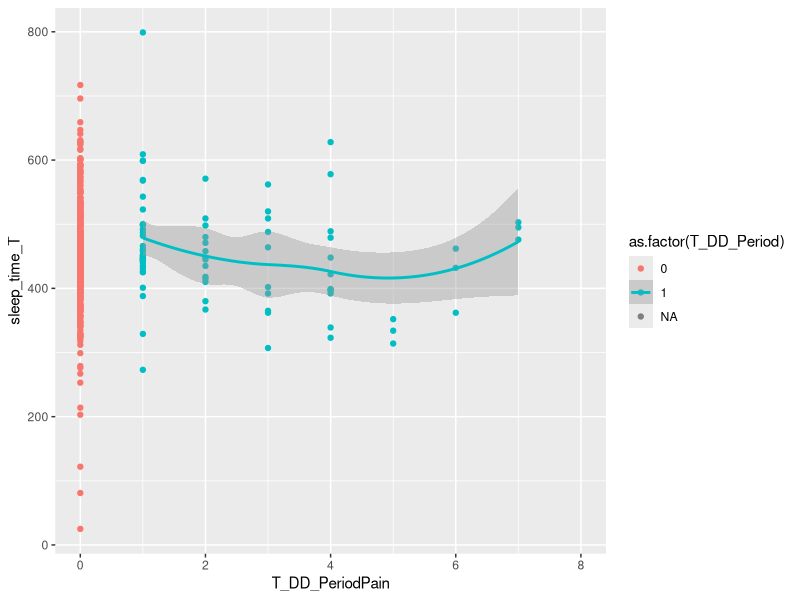
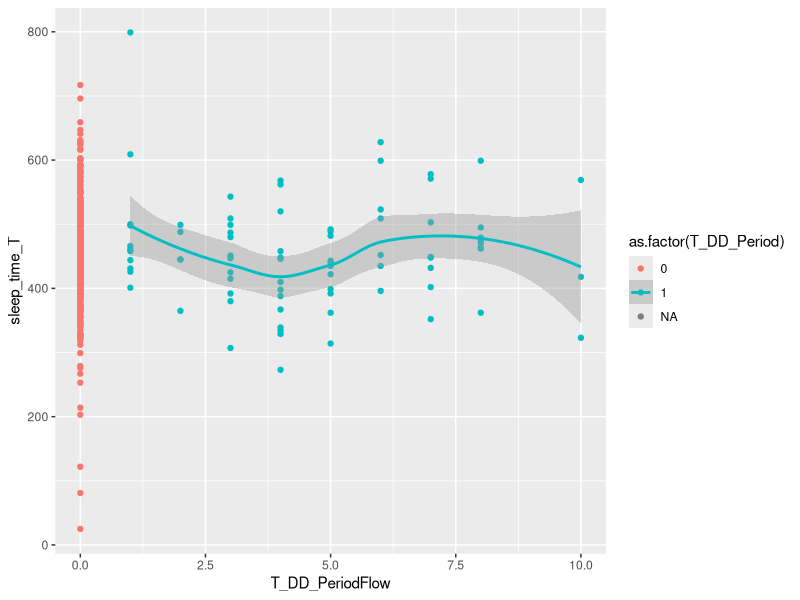
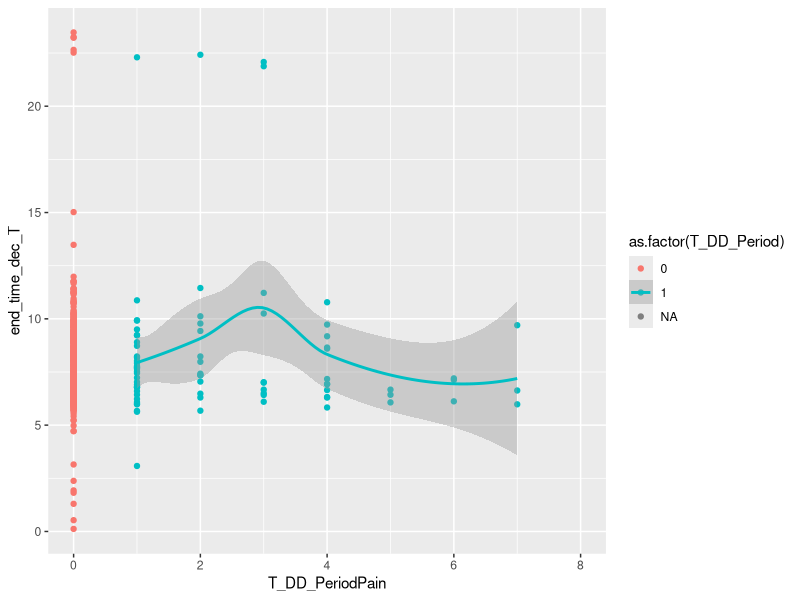
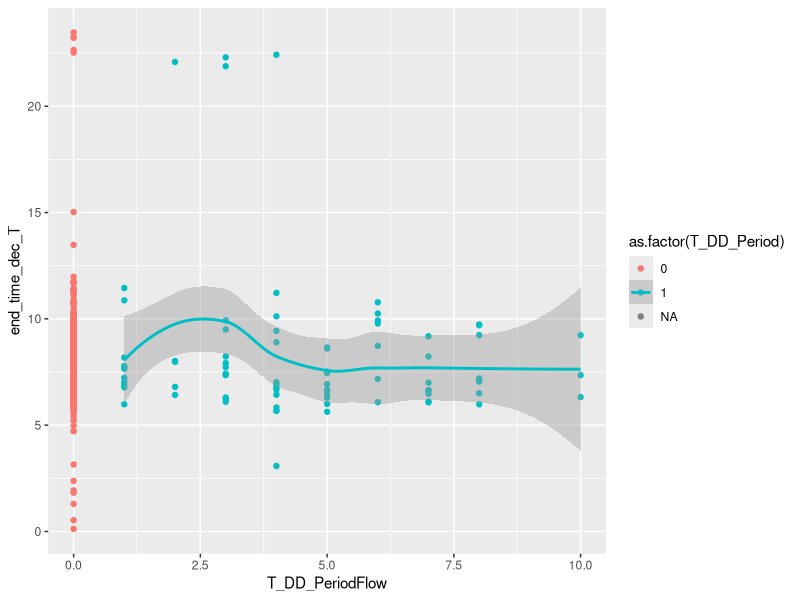
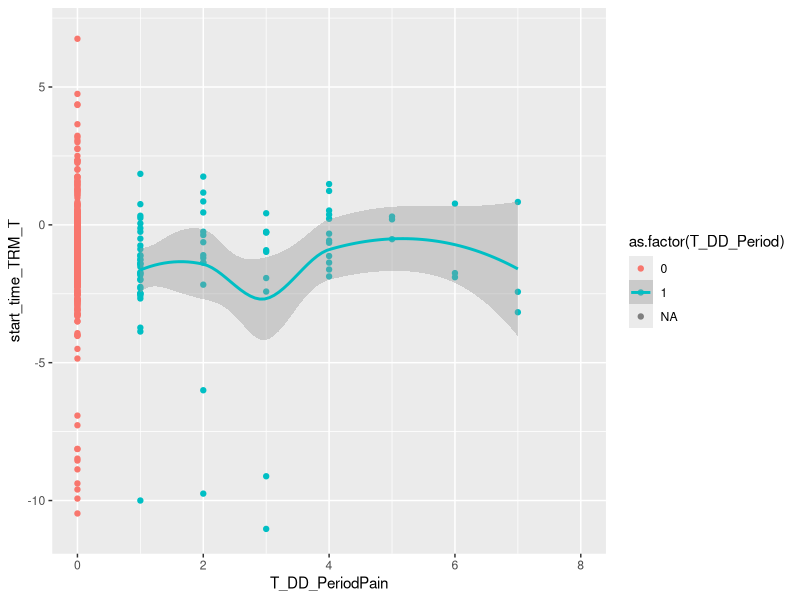
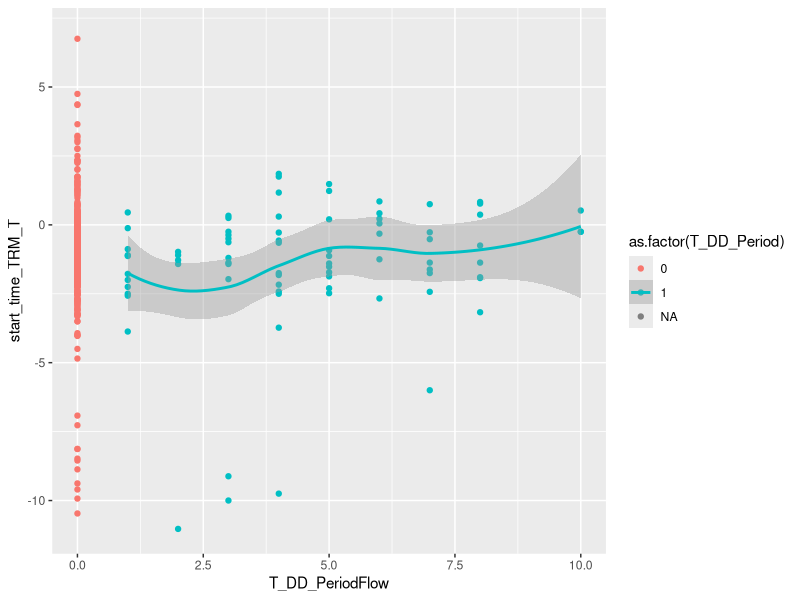
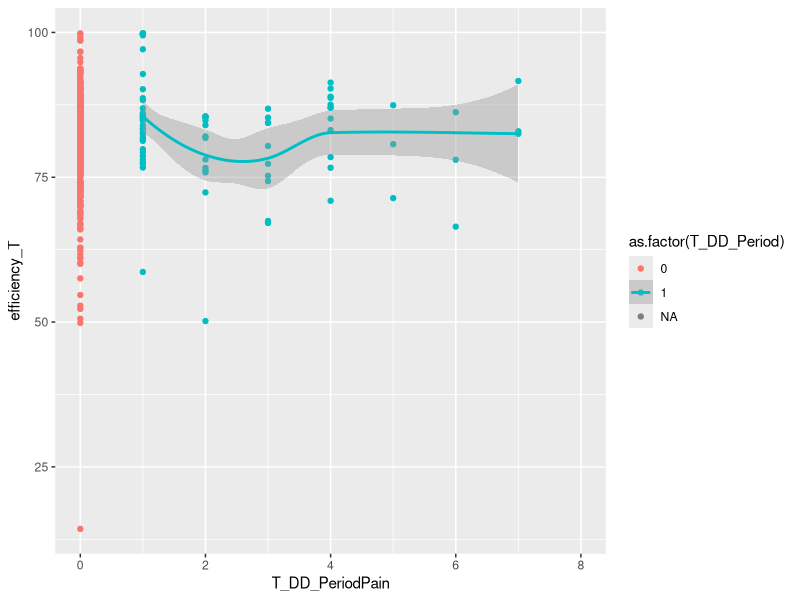
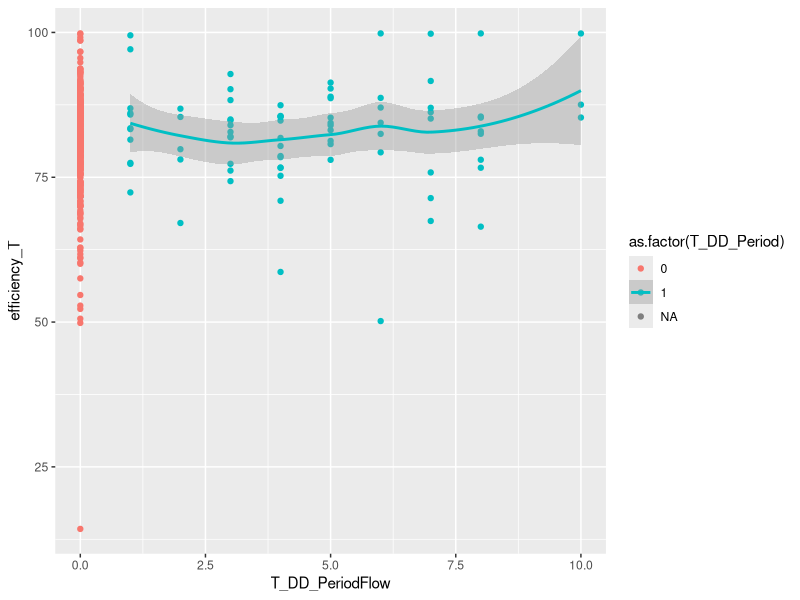

Generate these figures, in order, with R:
## ---- chunk 1
knitr::opts_chunk$set(warning = FALSE, message = FALSE)
## ---- chunk 2
library(tidyverse)
library(here)
library(lme4)

Empathy <- read_csv(here("Period_Pain/Data", "Empathy_Data_Updated.csv"))

actigraphy_t1 <- readxl::read_xlsx(here("Period_Pain/Data", "Esleep_T1_Sleep Data_DailyActi_4.22.25.xlsx"))

actigraphy_t2 <- readxl::read_xlsx(here("Period_Pain/Data", "Esleep_T2_Sleep Data_DailyActi_4.22.25.xlsx"))

diary_t1 <- readxl::read_xlsx(here("Period_Pain/Data", "E-Sleep_DailyDiary_FINAL_T1Data_updated1.10.26.xlsx"))

diary_t2 <- readxl::read_xlsx(here("Period_Pain/Data", "E-Sleep_DailyDiary_FINAL_T2Data_updated1.10.26.xlsx"))
## ---- chunk 3
actigraphy_t1_dec <- actigraphy_t1 %>% 
  select(-start_time_t1, -end_time_t1) %>% 
  mutate(subject_id_t1 = as.double(subject_id_t1))

actigraphy_t1_dec <- actigraphy_t1_dec %>% 
  mutate(subject_id_t1 = case_when(
    # Subject 524 became NA after changing it to a double
    is.na(subject_id_t1) ~ 524,
    TRUE ~ subject_id_t1
  ))

actigraphy_t2_dec <- actigraphy_t2 %>% 
  select(-start_time_t2, -end_time_t2) %>% 
  mutate(subject_id_t2 = as.double(subject_id_t2))

diary_t1$T1_DD_NightDate = as.Date(diary_t1$T1_DD_NightDate, origin = "1899-12-30")
diary_t2$T2_DD_NightDate = as.Date(diary_t2$T2_DD_NightDate, origin = "1899-12-30")

t1_joined <- diary_t1 %>% 
  full_join(actigraphy_t1_dec, by = c("C_ID" = "subject_id_t1", "T1_DD_DD_Interval" = "interval_number_t1"))

t2_joined <- diary_t2 %>% 
  full_join(actigraphy_t2_dec, by = c("C_ID" = "subject_id_t2", "T2_DD__DD_Interval" = "interval_number_t2"))

names(t1_joined) <- gsub("T1", "T", names(t1_joined))
names(t1_joined) <- gsub("t1", "T", names(t1_joined))
t1_joined
names(t2_joined) <- gsub("T2", "T", names(t2_joined))
names(t2_joined) <- gsub("t2", "T", names(t2_joined))
t2_joined

setdiff(names(t1_joined), names(t2_joined))
setdiff(names(t2_joined), names(t1_joined))

t2 <- t2_joined %>%
  rename(T_DD_DD_Interval = T_DD__DD_Interval,
         T_DD_NapDuration = "T_DD_-NapDuration",
         T_DD_CaffType_Juice = T_DD_CaffType_Juices,
         T_DD_MedType3_SSRIs = T_DD_Medtype3_SSRIs,
         onset_latency_T = onset_latency_T...9,
         sleep_midpoint_T = "sleep midpoint_T") %>% 
  select(-onset_latency_T...10)

t1 <- t1_joined %>% 
  rename(T_DD_CaffAmt_LessThanTheRecommendedAmt = T_DD_CaffAmt_LessThanTheRecommendedAmount,
         T_DD_CaffAmt_TheRecommendedAmt = T_DD_CaffAmt_TheRecommendedAmount,
         T_DD_CaffAmt_GreaterThanTheRecommendedAmt = T_DD_CaffAmt_GreaterThanTheRecommendedAmount)

setdiff(names(t2), names(t1))
setdiff(names(t1), names(t2)) # Everything in t1 is present in t2, but MedType6 is not present in t1. 

# TO DO...
# 1) Make sure all variables are of the same class between the t1 and t2 datasets
# 2) Figure out what to do with MedType6 (exists in t2 and not t1)
# 3) Change all -999 variables to NA (done)
# 4) Update DayType using NightDate to be school night or not school night (done)
t1 %>% 
  filter(T_DD_Period == 1) %>% 
  select(C_ID, T_DD_Period, T_DD_PeriodPain, T_DD_PeriodDay) %>%
  group_by(C_ID) %>% 
  summarise(num_days = n_distinct(T_DD_PeriodDay))
 
t2 %>% 
  filter(T_DD_Period == 1) %>% 
  select(C_ID, T_DD_Period, T_DD_PeriodPain, T_DD_PeriodDay) %>%
  group_by(C_ID) %>% 
  summarise(num_days = n_distinct(T_DD_PeriodDay))

#Replacing 999 with NAs in t1 and t2
t1[t1==-999] = NA
t1[t1==-99] = NA
t1  
t2[t2==-999] = NA
t2[t2==-99] = NA

#glimpse(t1)
#glimpse(t2)

#Update DayType to 1 is friday-saturday and 0 is any other night
## This doesn't work. T_DD_NightDate isn't stored as a datetime variable in the data after it's
## read into R. Furthermore, the model sheet asks for a school day or off day. That's a variable 
## already present in this dataset with 0 or 1.
t1 <- t1 %>% mutate(weekend = ifelse((wday(T_DD_NightDate, label = TRUE)) %in% c("Fri","Sat"),1,0))
t2 <- t2 %>% mutate(weekend = ifelse((wday(T_DD_NightDate, label = TRUE)) %in% c("Fri","Sat"),1,0))

#Binding the times into one dataset

#create a variable for checking for painkiller (ibuprofen, tylenol)
table(t1$T_DD_MedType1)

table(t2$T_DD_MedType6)
table(t2$T_DD_MedType1)

#Add painkiller indicator
t1 <- t1 %>% mutate(painkiller = ifelse(T_DD_MedType1 %in% c("advil","ibuprofen","Ibuprofen","Ibuprofin"),1,0))
t2 <- t2 %>% mutate(painkiller = ifelse(T_DD_MedType1 %in% c("advil","Advil","ibuprofen","Ibuprofen","Ibuprofin","tylenol") |
                                        T_DD_MedType2 %in% c("advil","Advil","ibuprofen","Ibuprofen","Ibuprofin","tylenol") |
                                        T_DD_MedType6 %in% c("advil","Advil","ibuprofen","Ibuprofen","Ibuprofin","tylenol"),1,0))

#Add time variable
t1 <- t1 %>% mutate(Time = 0, 
                    T_DD_NapOnset = as.numeric(T_DD_NapOnset),
                    T_DD_NapDuration = as.numeric(T_DD_NapDuration),
                    T_DD_ActiDur = as.numeric(T_DD_ActiDur),
                    T_DD_SleepyAlert = as.numeric(T_DD_SleepyAlert),
                    T_DD_MorningDate = as.numeric(T_DD_MorningDate))
t2 <- t2 %>% mutate(Time = 1, 
                    T_DD_NapOnset = as.numeric(T_DD_NapOnset),
                    T_DD_NapDuration = as.numeric(T_DD_NapDuration),
                    T_DD_SleepyAlert = as.numeric(T_DD_SleepyAlert),
                    T_DD_MorningDate = as.numeric(T_DD_MorningDate))

t1 <- t1 %>% select(-c(T_DD_MedType1:T_DD_MedTime5))
t2 <- t2 %>% select(-c(T_DD_MedType1:T_DD_MedTime6))

t1 <- t1 %>% left_join(Empathy %>% select(C_ID, demo_child_age_check_t1:weight3t1, BodyTotalt1), by = "C_ID")
names(t1)[grepl("t1",names(t1))] <- gsub("_t1","",names(t1)[grepl("t1",names(t1))])
names(t1)[grepl("t1",names(t1))] <- gsub("t1","",names(t1)[grepl("t1",names(t1))])

t2 <- t2 %>% left_join(Empathy %>% select(C_ID, demo_child_age_check_t2:weightdifft2, BodyTotalt2), by = "C_ID")
names(t2)[grepl("t2",names(t2))] <- gsub("_t2","",names(t2)[grepl("t2",names(t2))])
names(t2)[grepl("t2",names(t2))] <- gsub("t2","",names(t2)[grepl("t2",names(t2))])
names(t2)[names(t2) == "weigh"] <- "weight2"

# Have to remove weight3 from t1, completely full of NAs after the above operations
t1 <- t1 %>% select(-weight3)

# BodyTotal was stored as a character in t2, as was BMI
t2$BMI <- as.numeric(t2$BMI)
t2$BodyTotal <- as.numeric(t2$BodyTotal)
sleepfull <- bind_rows(t1, t2)

# sleepfull <- sleepfull %>% left_join(Empathy %>% select(C_ID,BodyTotalt0) %>% mutate(BodyTotalt0 = as.numeric(BodyTotalt0)), by = "C_ID")

# rename age and change age and BMI to numeric
sleepfull <- sleepfull %>% mutate(demo_child_age_check = as.numeric(demo_child_age_check)) %>% rename(age = demo_child_age_check)
sleepfull <- sleepfull %>% mutate(BMI = as.numeric(BMI)) 

sleepfull %>% filter(C_ID == 442) %>% select(C_ID, T_DD_NightDate,T_DD_Period, T_DD_PeriodFlow, T_DD_PeriodPain)
table(sleepfull$demo_degree)
table(sleepfull$T_DD_PeriodPain,sleepfull$T_DD_Period)
table(sleepfull$T_DD_PeriodPain)
table(sleepfull$T_DD_PeriodFlow)
## ---- chunk 4
#How many unique people are there at each time point. 
#How many days is someone on their period. 
#How many are ever on their periods

table(sleepfull$T_DD_Period)
89/(538+89+1)
table(sleepfull$T_DD_Period, sleepfull$Time)
49/(374+49+1)
40/(164+40)

#How many days on period at time 1 and time 2.  
sleepfull %>% group_by(Time, T_DD_Period) %>% summarize(n = n())

sleepfull %>% group_by(Time, T_DD_Period) %>% summarize(mn = mean(T_DD_PeriodPain, na.rm = T), n = n())

#Person 404 is reporting period pain and flow at time 2 but period is 0. FIXED IN RAW DATA
sleepfull %>% filter(T_DD_Period == 0 & Time == 0 ) %>% select(C_ID, T_DD_Period,T_DD_PeriodDay, T_DD_PeriodPain, T_DD_PeriodFlow)
sleepfull %>% filter(T_DD_Period == 0 & Time == 1 ) %>% select(C_ID, T_DD_Period,T_DD_PeriodDay, T_DD_PeriodPain, T_DD_PeriodFlow) 
sleepfull %>% filter(T_DD_Period == 0 & Time == 2 ) %>% select(C_ID, T_DD_Period,T_DD_PeriodDay, T_DD_PeriodPain, T_DD_PeriodFlow) 

sleepfull %>% filter(C_ID == 404) %>% select(C_ID, T_DD_NightDate, T_DD_Period, T_DD_PeriodDay, T_DD_PeriodPain, T_DD_PeriodFlow) 
#table(sleepfull$T_DD_PeriodFlow)
#table(sleepfull$T_DD_PeriodPain)


sleepfull %>% group_by(Time) %>% summarise(mn = mean(painkiller), n = n(), sum(painkiller))

#How much is missing?
apply(sleepfull, 2, function(x){sum(is.na(x))})

ggplot(aes(x = T_DD_PeriodPain, y = sleep_time_T, color = as.factor(T_DD_Period)), data = sleepfull) + geom_point() + geom_smooth()
ggplot(aes(x = T_DD_PeriodFlow, y = sleep_time_T, color = as.factor(T_DD_Period)), data = sleepfull) + geom_point() + geom_smooth()

ggplot(aes(x = T_DD_PeriodPain, y = end_time_dec_T, color = as.factor(T_DD_Period)), data = sleepfull) + geom_point() + geom_smooth()
ggplot(aes(x = T_DD_PeriodFlow, y = end_time_dec_T, color = as.factor(T_DD_Period)), data = sleepfull) + geom_point() + geom_smooth()

ggplot(aes(x = T_DD_PeriodPain, y = start_time_TRM_T, color = as.factor(T_DD_Period)), data = sleepfull) + geom_point() + geom_smooth()
ggplot(aes(x = T_DD_PeriodFlow, y = start_time_TRM_T, color = as.factor(T_DD_Period)), data = sleepfull) + geom_point() + geom_smooth()

ggplot(aes(x = T_DD_PeriodPain, y = efficiency_T, color = as.factor(T_DD_Period)), data = sleepfull) + geom_point() + geom_smooth()
ggplot(aes(x = T_DD_PeriodFlow, y = efficiency_T, color = as.factor(T_DD_Period)), data = sleepfull) + geom_point() + geom_smooth()

ggplot(aes(x = T_DD_PeriodPain, y = log(waso_T+ 1), color = as.factor(T_DD_Period)), data = sleepfull) + geom_point() + geom_smooth()
ggplot(aes(x = T_DD_PeriodFlow, y = log(waso_T+ 1), color = as.factor(T_DD_Period)), data = sleepfull) + geom_point() + geom_smooth()

ggplot(aes(x = T_DD_PeriodPain, y = log(waso_T + 1), color = as.factor(Time)), data = sleepfull) + geom_point() + geom_smooth()
ggplot(aes(x = T_DD_PeriodFlow, y = log(waso_T + 1), color = as.factor(Time)), data = sleepfull) + geom_point() + geom_smooth()
## ---- chunk 5
# no interaction terms between period and pain/flow
# kept interaction term between age and time

## TO DO:
## 1. need to add painkiller to models

## OLIVER NOTES:
## We should remove age:time and time from the models at time 0 and time 1
## because Time will be constant in these models. 

############################
#Duration sleep_time_1
############################

## PAIN
mod_sleep_time_all <- lmer(sleep_time_T ~ 1 + BodyTotal + weekend + T_DD_Period + BMI + I(age-13) * Time + T_DD_PeriodPain + (1|C_ID), data = sleepfull)
summary(mod_sleep_time_all)

mod_sleep_time_0 <- lmer(sleep_time_T ~ 1 + BodyTotal + weekend + T_DD_Period + BMI + I(age-13) + T_DD_PeriodPain + (1|C_ID), data = sleepfull %>% filter(Time == 0))
summary(mod_sleep_time_0)

mod_sleep_time_1 <- lmer(sleep_time_T ~ 1 + BodyTotal + weekend + T_DD_Period + BMI + I(age-13) + T_DD_PeriodPain + (1|C_ID), data = sleepfull %>% filter(Time == 1))
summary(mod_sleep_time_1)


## FLOW
mod_sleep_time_all <- lmer(sleep_time_T ~ 1 + BodyTotal + weekend + T_DD_Period + BMI + I(age-13) * Time + T_DD_PeriodFlow + (1|C_ID), data = sleepfull)
summary(mod_sleep_time_all)

mod_sleep_time_0 <- lmer(sleep_time_T ~ 1 + BodyTotal + weekend + T_DD_Period + BMI + I(age-13) + T_DD_PeriodFlow + (1|C_ID), data = sleepfull %>% filter(Time == 0))
summary(mod_sleep_time_0)

mod_sleep_time_1 <- lmer(sleep_time_T ~ 1 + BodyTotal + weekend + T_DD_Period + BMI + I(age-13) + T_DD_PeriodFlow + (1|C_ID), data = sleepfull %>% filter(Time == 1))
summary(mod_sleep_time_1)


############################
#Offset/Waketime (end_time_dec_t2)
############################

#C_ID 494 is waking up at like 10pm?
ggplot(aes(x = end_time_dec_T), data = sleepfull) + geom_histogram()
sleepfull %>% filter(end_time_dec_T > 20)

sleepfull$end_time_dec_T[!is.na(sleepfull$end_time_dec_T) & sleepfull$end_time_dec_T > 20] <- sleepfull$end_time_dec_T[!is.na(sleepfull$end_time_dec_T) & sleepfull$end_time_dec_T > 20] - 24

## PAIN

mod_offset_all <- lmer(end_time_dec_T ~ 1 + BodyTotal + weekend + T_DD_Period + BMI + I(age-13) * Time + T_DD_PeriodPain + (1|C_ID), data = sleepfull)
summary(mod_offset_all)

mod_offset_0 <- lmer(end_time_dec_T ~ 1 + BodyTotal + weekend + T_DD_Period + BMI + I(age-13) + T_DD_PeriodPain + (1|C_ID), data = sleepfull %>% filter(Time == 0))
summary(mod_offset_0)

mod_offset_1 <- lmer(end_time_dec_T ~ 1 + BodyTotal + weekend + T_DD_Period + BMI + I(age-13) + T_DD_PeriodPain + (1|C_ID), data = sleepfull %>% filter(Time == 1))
summary(mod_offset_1)


## FLOW

mod_offset_all <- lmer(end_time_dec_T ~ 1 + BodyTotal + weekend + T_DD_Period + BMI + I(age-13) * Time + T_DD_PeriodFlow + (1|C_ID), data = sleepfull)
summary(mod_offset_all)

mod_offset_0 <- lmer(end_time_dec_T ~ 1 + BodyTotal + weekend + T_DD_Period + BMI + I(age-13) + T_DD_PeriodFlow + (1|C_ID), data = sleepfull %>% filter(Time == 0))
summary(mod_offset_0)

mod_offset_1 <- lmer(end_time_dec_T ~ 1 + BodyTotal + weekend + T_DD_Period + BMI + I(age-13) + T_DD_PeriodFlow + (1|C_ID), data = sleepfull %>% filter(Time == 1))
summary(mod_offset_1)


############################
#Onset/Falling Asleep (start_time_TRM_t2)
############################

## PAIN

mod_onset_all <- lmer(start_time_TRM_T ~ 1 + BodyTotal + weekend + T_DD_Period + BMI + I(age-13) * Time + T_DD_PeriodPain + (1|C_ID), data = sleepfull)
summary(mod_onset_all)
plot(mod_onset_all)

mod_onset_0 <- lmer(start_time_TRM_T ~ 1 + BodyTotal + weekend + T_DD_Period + BMI + I(age-13) + T_DD_PeriodPain + (1|C_ID), data = sleepfull %>% filter(Time == 0))
summary(mod_onset_0)

mod_onset_1 <- lmer(start_time_TRM_T ~ 1 + BodyTotal + weekend + T_DD_Period + BMI + I(age-13) + T_DD_PeriodPain + (1|C_ID), data = sleepfull %>% filter(Time == 1))
summary(mod_onset_1)


## FLOW

mod_onset_all <- lmer(start_time_TRM_T ~ 1 + BodyTotal + weekend + T_DD_Period + BMI + I(age-13) * Time + T_DD_PeriodFlow + (1|C_ID), data = sleepfull)
summary(mod_onset_all)
plot(mod_onset_all)

mod_onset_0 <- lmer(start_time_TRM_T ~ 1 + BodyTotal + weekend + T_DD_Period + BMI + I(age-13) + T_DD_PeriodFlow + (1|C_ID), data = sleepfull %>% filter(Time == 0))
summary(mod_onset_0)

mod_onset_1 <- lmer(start_time_TRM_T ~ 1 + BodyTotal + weekend + T_DD_Period + BMI + I(age-13) + T_DD_PeriodFlow + (1|C_ID), data = sleepfull %>% filter(Time == 1))
summary(mod_onset_1)


############################
#Efficiency (efficiency_t2)
############################

## PAIN

mod_eff_all <- lmer(efficiency_T ~ 1 + BodyTotal + weekend + T_DD_Period + BMI + I(age-13) * Time + T_DD_PeriodPain + (1|C_ID), data = sleepfull)
summary(mod_eff_all)
plot(mod_eff_all)

mod_eff_0 <- lmer(efficiency_T ~ 1 + BodyTotal + weekend + T_DD_Period + BMI + I(age-13) + T_DD_PeriodPain + (1|C_ID), data = sleepfull %>% filter(Time == 0))
summary(mod_eff_0)

mod_eff_1 <- lmer(efficiency_T ~ 1 + BodyTotal + weekend + T_DD_Period + BMI + I(age-13) + T_DD_PeriodPain + (1|C_ID), data = sleepfull %>% filter(Time == 1))
summary(mod_eff_1)


## FLOW

mod_eff_all <- lmer(efficiency_T ~ 1 + BodyTotal + weekend + T_DD_Period + BMI + I(age-13) * Time + T_DD_PeriodFlow + (1|C_ID), data = sleepfull)
summary(mod_eff_all)
plot(mod_eff_all)

mod_eff_0 <- lmer(efficiency_T ~ 1 + BodyTotal + weekend + T_DD_Period + BMI + I(age-13) + T_DD_PeriodFlow + (1|C_ID), data = sleepfull %>% filter(Time == 0))
summary(mod_eff_0)

mod_eff_1 <- lmer(efficiency_T ~ 1 + BodyTotal + weekend + T_DD_Period + BMI + I(age-13) + T_DD_PeriodFlow + (1|C_ID), data = sleepfull %>% filter(Time == 1))
summary(mod_eff_1)


############################
#Awakenings (waso_t2)
############################

hist(sleepfull$waso_T) # might need log

## PAIN

mod_waso_all <- lmer(waso_T ~ 1 + BodyTotal + weekend + T_DD_Period + BMI + I(age-13) * Time + T_DD_PeriodPain + (1|C_ID), data = sleepfull)
summary(mod_waso_all)
plot(mod_waso_all)

mod_waso_0 <- lmer(waso_T ~ 1 + BodyTotal + weekend + T_DD_Period + BMI + I(age-13) + T_DD_PeriodPain + (1|C_ID), data = sleepfull %>% filter(Time == 0))
summary(mod_waso_0)

mod_waso_1 <- lmer(waso_T ~ 1 + BodyTotal + weekend + T_DD_Period + BMI + I(age-13) + T_DD_PeriodPain + (1|C_ID), data = sleepfull %>% filter(Time == 1))
summary(mod_waso_1)


## FLOW

mod_waso_all <- lmer(waso_T ~ 1 + BodyTotal + weekend + T_DD_Period + BMI + I(age-13) * Time + T_DD_PeriodFlow + (1|C_ID), data = sleepfull)
summary(mod_waso_all)
plot(mod_waso_all)

mod_waso_0 <- lmer(waso_T ~ 1 + BodyTotal + weekend + T_DD_Period + BMI + I(age-13) + T_DD_PeriodFlow + (1|C_ID), data = sleepfull %>% filter(Time == 0))
summary(mod_waso_0)

mod_waso_1 <- lmer(waso_T ~ 1 + BodyTotal + weekend + T_DD_Period + BMI + I(age-13) + T_DD_PeriodFlow + (1|C_ID), data = sleepfull %>% filter(Time == 1))
summary(mod_waso_1)

pairs(sleepfull %>% select(BodyTotal, weekend, T_DD_Period, BMI, age, T_DD_PeriodFlow))
